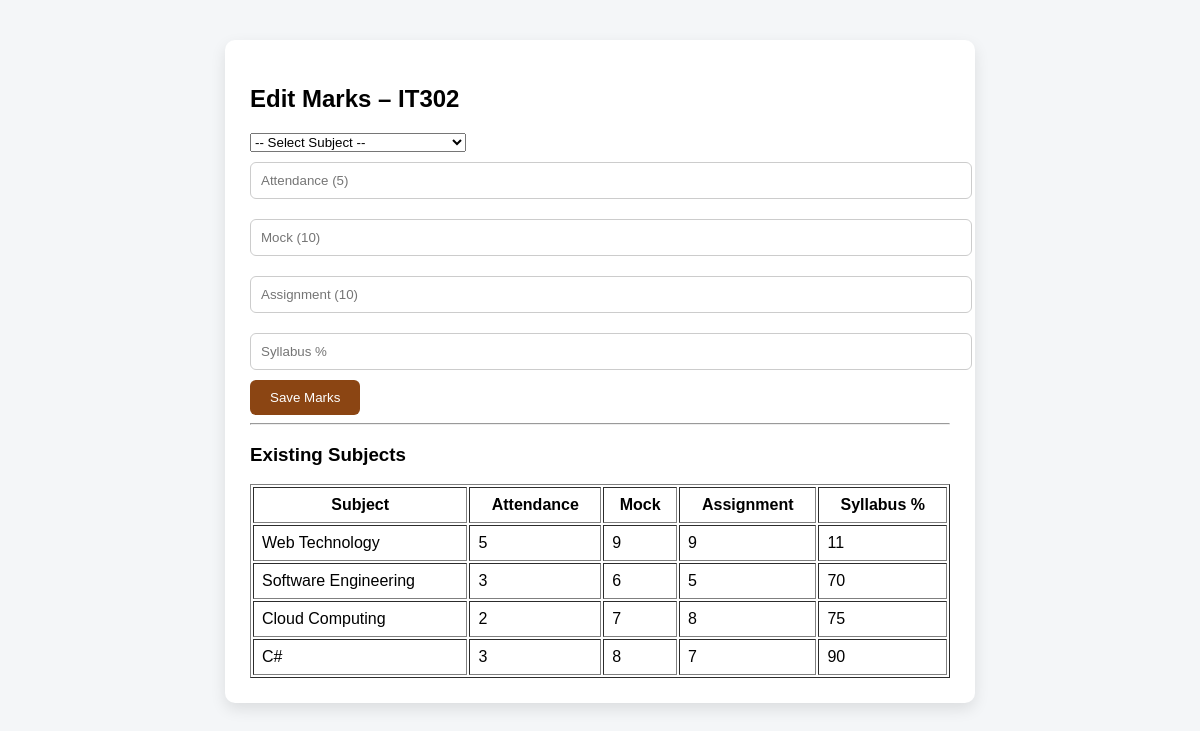
The app's page /edit_marks/IT302 (signed in) with its own data.
### tables this page shows
CREATE TABLE internal_marks (
    id INTEGER PRIMARY KEY AUTOINCREMENT,
    dept TEXT,
    year INTEGER,
    semester INTEGER,
    subject TEXT,
    reg_no TEXT,
    assignment INTEGER,
    mock INTEGER,
    attendance INTEGER,
    unit_percent INTEGER,
    total INTEGER
);

### app.py (the view, shortened to what this page needs)
@app.route("/edit_marks/<reg_no>", methods=["GET","POST"])
def edit_marks(reg_no):
    if "faculty" not in session:
        return redirect("/faculty_login")
    conn = sqlite3.connect("database.db")
    cursor = conn.cursor()
    cursor.execute("""
        SELECT subject, attendance, mock, assignment, unit_percent
        FROM internal_marks WHERE reg_no=?
    """, (reg_no,))
    marks = cursor.fetchall()
    conn.close()
    return render_template("edit_marks.html",
                           reg_no=reg_no,
                           marks=marks)

### templates/edit_marks.html (shortened to what this page needs)
<!DOCTYPE html>
<html>
<head>
</head>
<body>
<div class="container">
<h2>Edit Marks – {{ reg_no }}</h2>
<form method="POST">
    <select name="subject" required>
<option value="">-- Select Subject --</option>
</select>
    <input type="number" name="attendance" placeholder="Attendance (5)" required>
    <input type="number" name="mock" placeholder="Mock (10)" required>
    <input type="number" name="assignment" placeholder="Assignment (10)" required>
    <input type="number" name="unit_percent" placeholder="Syllabus %" required>
    <button type="submit">Save Marks</button>
</form>
<hr>
<h3>Existing Subjects</h3>
<table border="1" width="100%" cellpadding="8">
<tr>
<th>Subject</th>
<th>Attendance</th>
<th>Mock</th>
<th>Assignment</th>
<th>Syllabus %</th>
</tr>
{% for m in marks %}
<tr>
<td>{{ m[0] }}</td>
<td>{{ m[1] }}</td>
<td>{{ m[2] }}</td>
<td>{{ m[3] }}</td>
<td>{{ m[4] }}</td>
</tr>
{% endfor %}
</table>
</div>
</body>
</html>

### templates/edit_marks.html (style rules this page uses)
body { font-family:Arial; background:#f4f6f8; }
.container { max-width:700px; margin:40px auto; background:white; padding:25px; border-radius:10px; box-shadow:0 6px 15px rgba(0,0,0,0.1); }
input { width:100%; padding:10px; margin:10px 0; border-radius:6px; border:1px solid #ccc; }
button { padding:10px 20px; background:#8B4513; color:white; border:none; border-radius:6px; cursor:pointer; }

### records on screen
internal_marks: subject "Web Technology", attendance "5", mock "9", assignment "9", unit_percent "11"
internal_marks: subject "Software Engineering", attendance "3", mock "6", assignment "5", unit_percent "70"
internal_marks: subject "Cloud Computing", attendance "2", mock "7", assignment "8", unit_percent "75"
internal_marks: subject "C#", attendance "3", mock "8", assignment "7", unit_percent "90"

### other values on screen
{{ reg_no }} "IT302"
